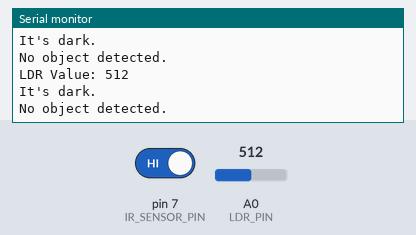
The sketch below on a simulated Arduino Uno, built with avr-gcc and run on an emulated ATmega328P. Parts: the last lines printed to the serial monitor. The test bench sets the inputs (shaded band); at power-on: A0 (LDR_PIN) = 512, pin 7 (IR_SENSOR_PIN) HIGH.

Above: at 1.3 s.
1.4 s: A0 (LDR_PIN) set to 490
At 1.82 s:
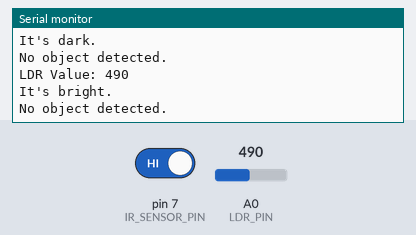
3.5 s: pin 7 (IR_SENSOR_PIN) driven LOW
At 3.83 s:
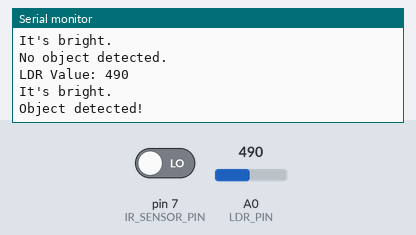
5.5 s: A0 (LDR_PIN) set to 510
At 5.83 s:
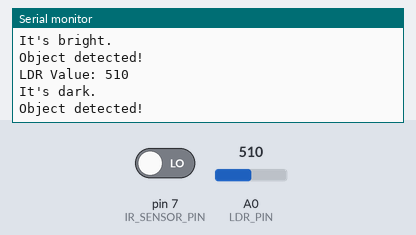
Timing chart, 0 to 8.5 s (numbered marks = the images above; inputs shaded):
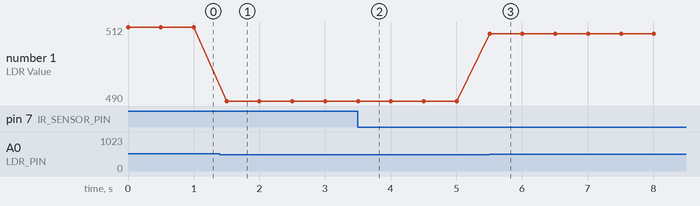

Measured:
- after the input at 1.4 s, the serial monitor: prints a new line after 0.10 s (image 1)
- after the input at 3.5 s, the serial monitor: prints a new line at once (image 2)
- after the input at 5.5 s, the serial monitor: prints a new line at once (image 3)
- plotted number 1: 512 → 490 after the input at 1.4 s, 490 → 510 after the input at 5.5 s

The sketch:

ldr_ir.ino
```cpp
#define LDR_PIN A0
#define IR_SENSOR_PIN 7

int lightThreshold = 500; // Threshold for LDR

void setup() {
  Serial.begin(9600);         // Initialize Serial Monitor
  pinMode(LDR_PIN, INPUT);    // Set LDR pin as input
  pinMode(IR_SENSOR_PIN, INPUT); // Set IR sensor pin as input
}

void loop() {
  // LDR Sensor Logic
  int ldrValue = analogRead(LDR_PIN); // Read LDR value
  Serial.print("LDR Value: ");
  Serial.println(ldrValue);

  if (ldrValue > lightThreshold) {
    Serial.println("It's dark.");
  } else {
    Serial.println("It's bright.");
  }

  // IR Sensor Logic
  int irValue = digitalRead(IR_SENSOR_PIN); // Read    IR sensor value
  if (irValue == LOW) {
    Serial.println("Object detected!");
  } else {
    Serial.println("No object detected.");
  }

  delay(500); // Delay before repeating the loop
}
```
